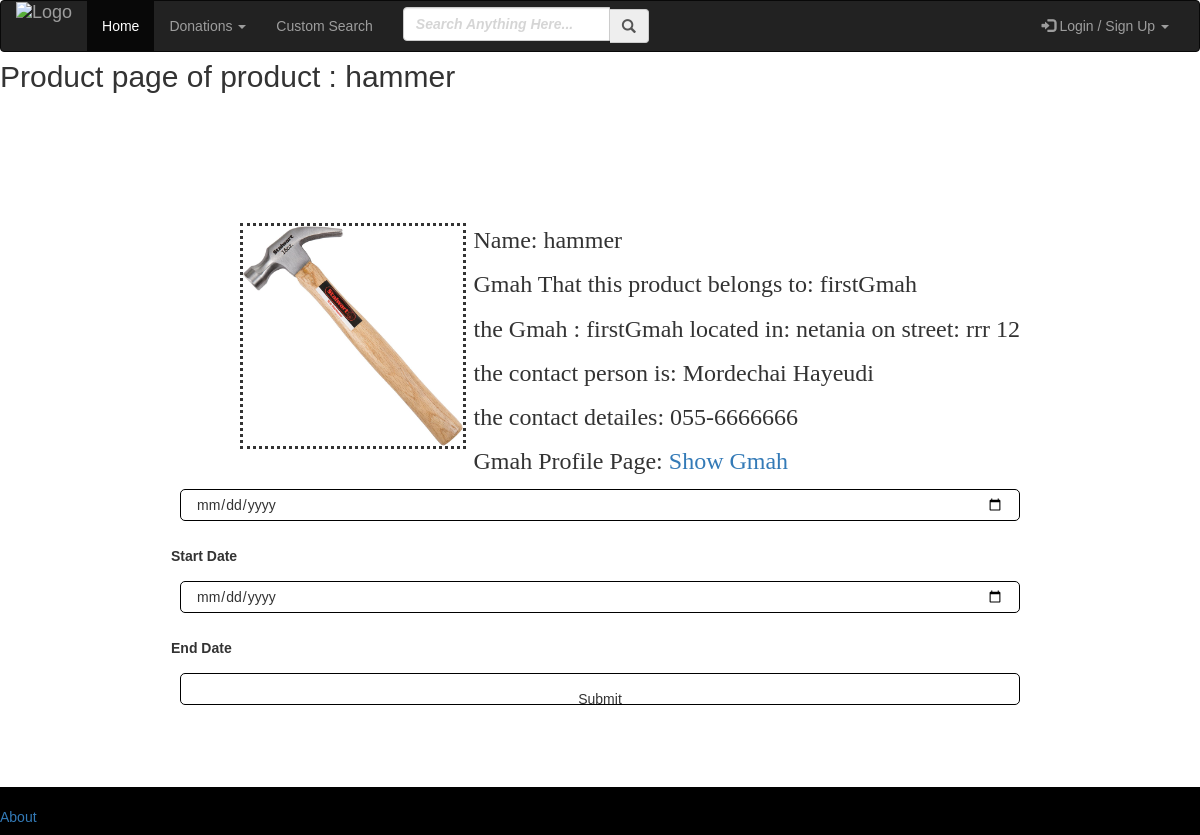
Before: /product/1 with the older database file.
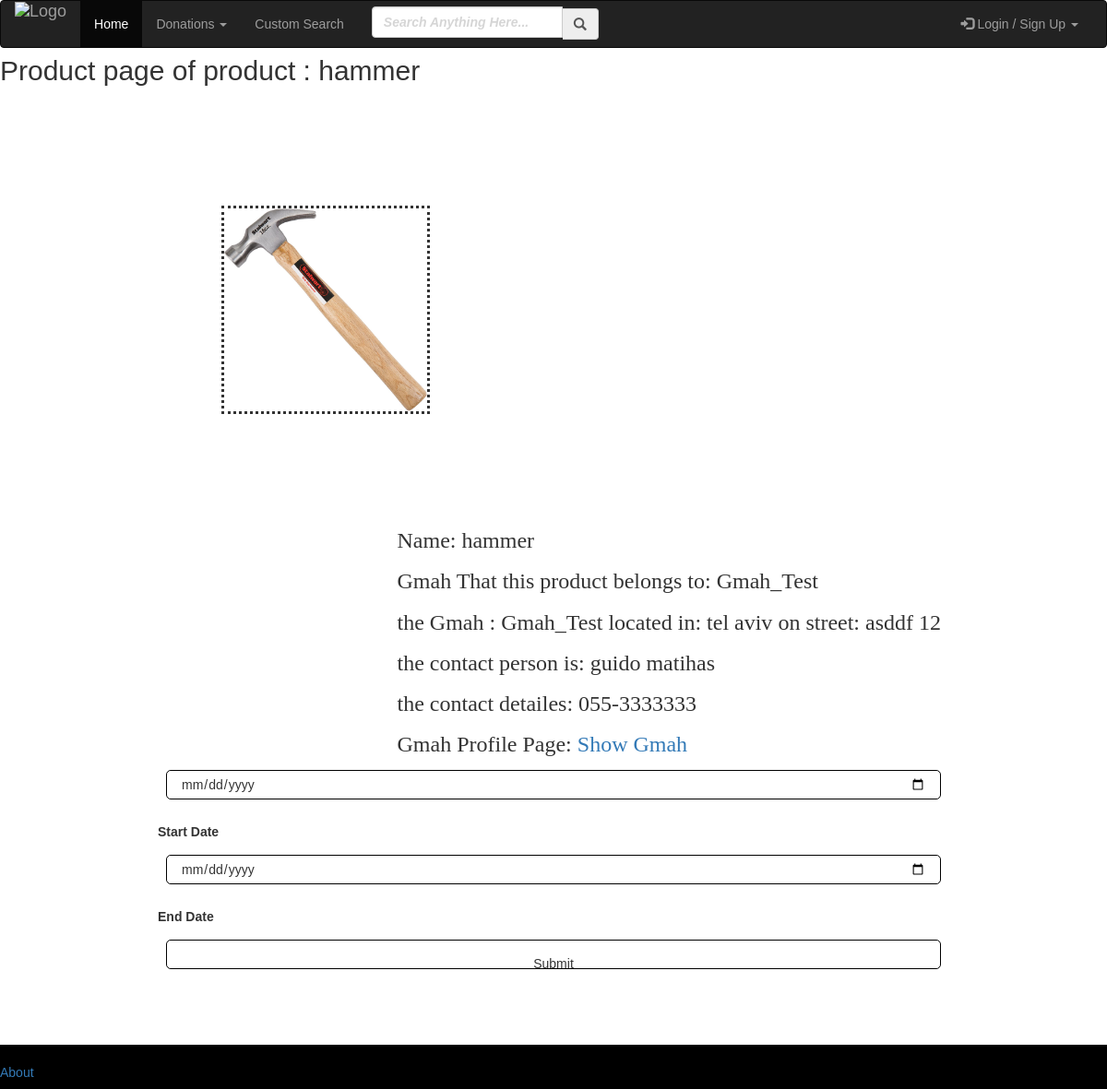
After: the same page with the newer database file.
### project/models.py (models this page shows)
class Gmah(UserMixin, db.Model):
    id = db.Column(db.Integer, primary_key=True)
    name = db.Column(db.String(1000))
    email = db.Column(db.String(1000))
    password = db.Column(db.String(100))
    owner_first_name = db.Column(db.String(50))
    owner_last_name = db.Column(db.String(50))
    phone = db.Column(db.String(10))
    category = db.Column(db.String(50))
    city = db.Column(db.String(200))
    street = db.Column(db.String(200))
    street_number = db.Column(db.Integer)
    profile_picture = db.Column(db.String(200))

### project/main.py (the view)
@main.route('/product/<id>')
def product_page(id):
    product = Products.query.filter_by(id=id).all()
    product_gmah = Products.query.filter_by(id=id).first()
    gmah = Gmah.query.filter_by(id=str(product_gmah.gmah_id)).first()
    return render_template('product_page.html', product=product, gmah=gmah,)

### project/templates/product_page.html (shortened to what this page needs)
{% extends "base.html" %}
{% block content %}
{% for product in product %}
<h2>Product page of product : {{product.name }} </h2>
    {% set imagename = product.pic_name %}
    <div class="productphoto">
    <img src={{url_for('static',filename='images/products/{}'.format(imagename))}} width="220px" height="220px"></br>
    </div>
<div class="productdesc">
    <p>Name:        {{ product.name }}</p>
    <p>Gmah That this product belongs to:  {{gmah.name}}</p>
    <p>the Gmah : {{gmah.name}} located in:  {{gmah.city}} on street: {{gmah.street}} {{gmah.street_number}}</p>
    <p>the contact person is: {{gmah.owner_first_name}} {{gmah.owner_last_name}}</p>
    <p>the contact detailes: {{gmah.phone}}</p>
    <p>Gmah Profile Page: <a href="{{ url_for('main.gmah_page', id=gmah.id)}}">Show Gmah </a>
</p>
</div>
{% if gmah.id!=current_user.id %}
    <div>
        <form action="/borrow_item" method="POST">
            <input type="date" name="start_date">
            <label for="start_date">Start Date</label>
            <input type="date" name="end_date">
            <label for="end_date">End Date</label>
            <input type="submit">
{% endif %}
        </form>
    </div>
<br><br>
    {% endfor %}
{% endblock %}

Changed rows visible on the page:
no longer on this page (row unchanged): Gmah: name "firstGmah", city "netania", street "rrr", street_number "12", owner_first_name "Mordechai", owner_last_name "Hayeudi", phone "055-6666666"
now on this page (row edited): Gmah: name "Gmah_Test", city "tel aviv", street "asddf", street_number "12", owner_first_name "guido", owner_last_name "matihas", phone "055-3333333"
